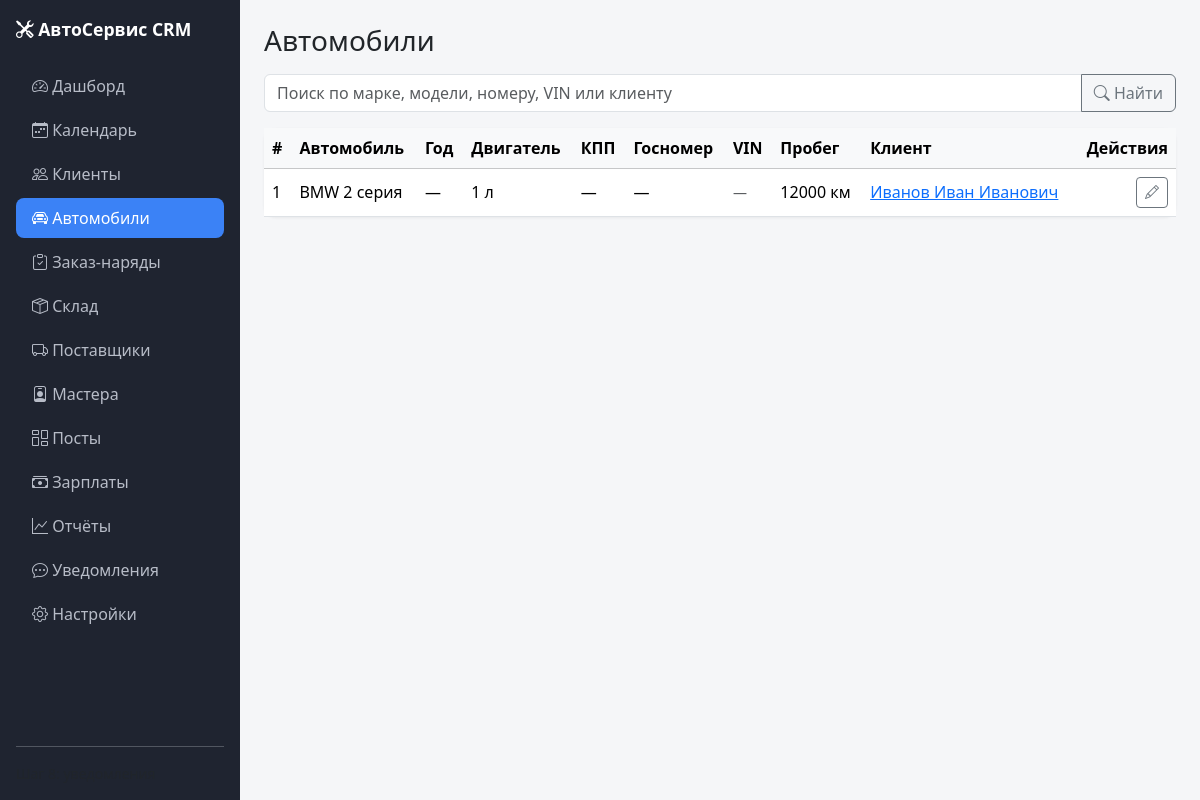
/cars, run on the app's committed database.
### models.py (models this page shows, shortened)
class Car(db.Model):
    __tablename__ = "cars"
    id = db.Column(db.Integer, primary_key=True)
    client_id = db.Column(db.Integer, db.ForeignKey("clients.id"), nullable=False, index=True)
    brand = db.Column(db.String(80), nullable=False)
    model = db.Column(db.String(80), nullable=False)
    year = db.Column(db.Integer)
    vin = db.Column(db.String(40), index=True)
    plate = db.Column(db.String(20), index=True)
    mileage = db.Column(db.Integer)
    engine_volume = db.Column(db.String(20))
    transmission = db.Column(db.String(40))
    comment = db.Column(db.Text)
    created_at = db.Column(db.DateTime, default=lambda: datetime.now(timezone.utc))

class Client(db.Model):
    __tablename__ = "clients"
    id = db.Column(db.Integer, primary_key=True)
    full_name = db.Column(db.String(200), nullable=False)
    phone = db.Column(db.String(30), nullable=False, unique=True, index=True)
    email = db.Column(db.String(120))
    comment = db.Column(db.Text)
    created_at = db.Column(db.DateTime, default=lambda: datetime.now(timezone.utc))
    cars = db.relationship("Car", backref="client", cascade="all, delete-orphan", lazy=True, order_by="Car.id.desc()")
    orders = db.relationship("Order", backref="client", lazy=True)

### app.py (the view, shortened to what this page needs)
@app.route("/cars")
def cars_list():
    q = request.args.get("q", "").strip()
    query = Car.query.join(Client)
    cars = query.order_by(Car.id.desc()).all()
    return render_template("cars/list.html", cars=cars, q=q)

### app.py (called while the page is built)
@app.context_processor
def inject_globals():
    return {
        "ORDER_STATUSES": ORDER_STATUSES,
        "MOVEMENT_TYPES": MOVEMENT_TYPES,
        "MOVEMENT_COLORS": MOVEMENT_COLORS,
        "APPOINTMENT_STATUSES": APPOINTMENT_STATUSES,
        "APPOINTMENT_COLORS": APPOINTMENT_COLORS,
        "STATUS_COLORS": {
            "new": "secondary",
            "in_progress": "primary",
            "waiting_parts": "warning",
            "done": "info",
            "closed": "success",
            "canceled": "danger",
        },
    }

### templates/cars/list.html (shortened to what this page needs)
{% extends "base.html" %}
{% block content %}
<div class="d-flex justify-content-between align-items-center mb-3">
    <h1 class="h3 mb-0">Автомобили</h1>
</div>
<form method="get" class="mb-3">
    <div class="input-group">
        <input type="text" name="q" value="{{ q }}" class="form-control"
               placeholder="Поиск по марке, модели, номеру, VIN или клиенту">
        <button class="btn btn-outline-secondary" type="submit">
            <i class="bi bi-search"></i> Найти
        </button>
    </div>
</form>
<div class="card stat-card">
    <div class="table-responsive">
        <table class="table table-hover mb-0 align-middle">
            <thead class="table-light">
            <tr>
                <th>#</th>
                <th>Автомобиль</th>
                <th>Год</th>
                <th>Двигатель</th>
                <th>КПП</th>
                <th>Госномер</th>
                <th>VIN</th>
                <th>Пробег</th>
                <th>Клиент</th>
                <th class="text-end">Действия</th>
            </tr>
            </thead>
            <tbody>
            {% for car in cars %}
                <tr>
                    <td>{{ car.id }}</td>
                    <td>{{ car.brand }} {{ car.model }}</td>
                    <td>{{ car.year or "—" }}</td>
                    <td>{{ (car.engine_volume ~ " л") if car.engine_volume else "—" }}</td>
                    <td>{{ car.transmission or "—" }}</td>
                    <td>{{ car.plate or "—" }}</td>
                    <td><small class="text-muted">{{ car.vin or "—" }}</small></td>
                    <td>{{ (car.mileage ~ " км") if car.mileage is not none else "—" }}</td>
                    <td>
                        <a href="{{ url_for('client_detail', client_id=car.client.id) }}">
                            {{ car.client.full_name }}
                        </a>
                    </td>
                    <td class="text-end">
                        <a href="{{ url_for('car_edit', car_id=car.id) }}"
                           class="btn btn-sm btn-outline-secondary">
                            <i class="bi bi-pencil"></i>
                        </a>
                    </td>
                </tr>
            {% else %}
                <tr>
                    <td colspan="10" class="text-center text-muted py-4">
                        {% if q %}Ничего не найдено.{% else %}Автомобилей пока нет.{% endif %}
                    </td>
                </tr>
            {% endfor %}
            </tbody>
        </table>
    </div>
</div>
{% endblock %}

### static/css/style.css (style rules this page uses)
body { background: #f5f6f8; font-family: system-ui, -apple-system, "Segoe UI", Roboto, sans-serif; }
.stat-card { border: none; border-radius: .75rem; box-shadow: 0 1px 3px rgba(0, 0, 0, .06); }

### data on the page
Car: id "1", brand "BMW", model "2 серия", year "—", engine_volume "1 л", transmission "—", plate "—", vin "—", mileage "12000 км", client.full_name "Иванов Иван Иванович"
